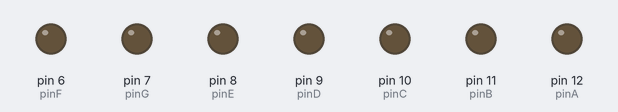
Bench run of a sketch on a simulated Arduino Uno, built with avr-gcc and run on an emulated ATmega328P. Parts: output pins drawn as LEDs (lit = HIGH).

Above: at 0.5 s.
At 1.5 s:
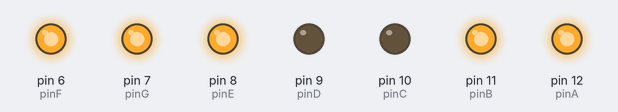
At 2.5 s:
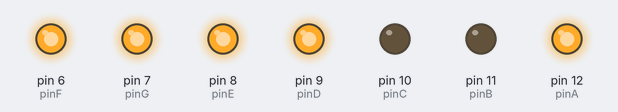
At 3.5 s:
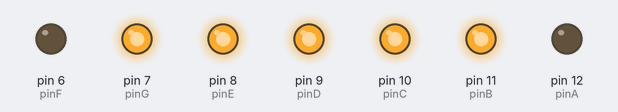
At 4.5 s:
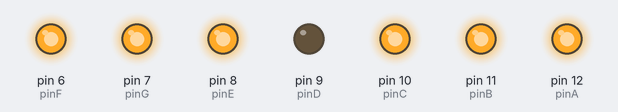
Timing chart, 0 to 6.9 s (numbered marks = the images above):
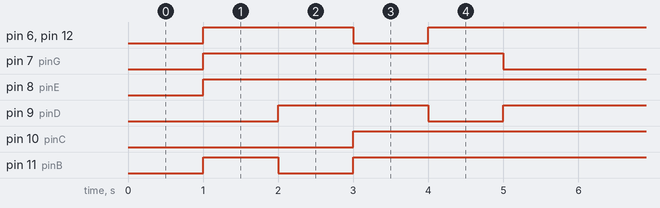

The sketch:

escrevendo_pedro.ino
```cpp
// Variáveis de conexão
const int pinA = 12;
const int pinB = 11;
const int pinC = 10;
const int pinD = 9;
const int pinE = 8;
const int pinF = 6;
const int pinG = 7;

void setup() {
  pinMode(pinA, OUTPUT);
  pinMode(pinB, OUTPUT);
  pinMode(pinC, OUTPUT);
  pinMode(pinD, OUTPUT);
  pinMode(pinE, OUTPUT);
  pinMode(pinF, OUTPUT);
  pinMode(pinG, OUTPUT);
}

void loop() {
  delay(1000); // Aguarda 1s antes de começar

  digitalWrite(pinA, HIGH);
  digitalWrite(pinB, HIGH);
  digitalWrite(pinC, LOW);
  digitalWrite(pinD, LOW);
  digitalWrite(pinE, HIGH);
  digitalWrite(pinF, HIGH);
  digitalWrite(pinG, HIGH);
  delay(1000);

  digitalWrite(pinA, HIGH);
  digitalWrite(pinB, LOW);
  digitalWrite(pinC, LOW);
  digitalWrite(pinD, HIGH);
  digitalWrite(pinE, HIGH);
  digitalWrite(pinF, HIGH);
  digitalWrite(pinG, HIGH);
  delay(1000);

  digitalWrite(pinA, LOW);
  digitalWrite(pinB, HIGH);
  digitalWrite(pinC, HIGH);
  digitalWrite(pinD, HIGH);
  digitalWrite(pinE, HIGH);
  digitalWrite(pinF, LOW);
  digitalWrite(pinG, HIGH);
  delay(1000);

  digitalWrite(pinA, HIGH);
  digitalWrite(pinB, HIGH);
  digitalWrite(pinC, HIGH);
  digitalWrite(pinD, LOW);
  digitalWrite(pinE, HIGH);
  digitalWrite(pinF, HIGH);
  digitalWrite(pinG, HIGH);
  delay(1000);

  digitalWrite(pinA, HIGH);
  digitalWrite(pinB, HIGH);
  digitalWrite(pinC, HIGH);
  digitalWrite(pinD, HIGH);
  digitalWrite(pinE, HIGH);
  digitalWrite(pinF, HIGH);
  digitalWrite(pinG, LOW);
  delay(1000);
}
```

Measured:
- by itself, pin 6 (pinF), pin 11 (pinB), pin 12 (pinA): repeats every 6.0 s: LOW 1.0 s, HIGH 5.0 s
- by itself, pin 7 (pinG), pin 10 (pinC): alternates HIGH for 4.0 s and LOW for 2.0 s
- by itself, pin 8 (pinE): LOW → HIGH at 1.0 s
- by itself, pin 9 (pinD): alternates HIGH for 2.0 s and LOW for 1.0 s
